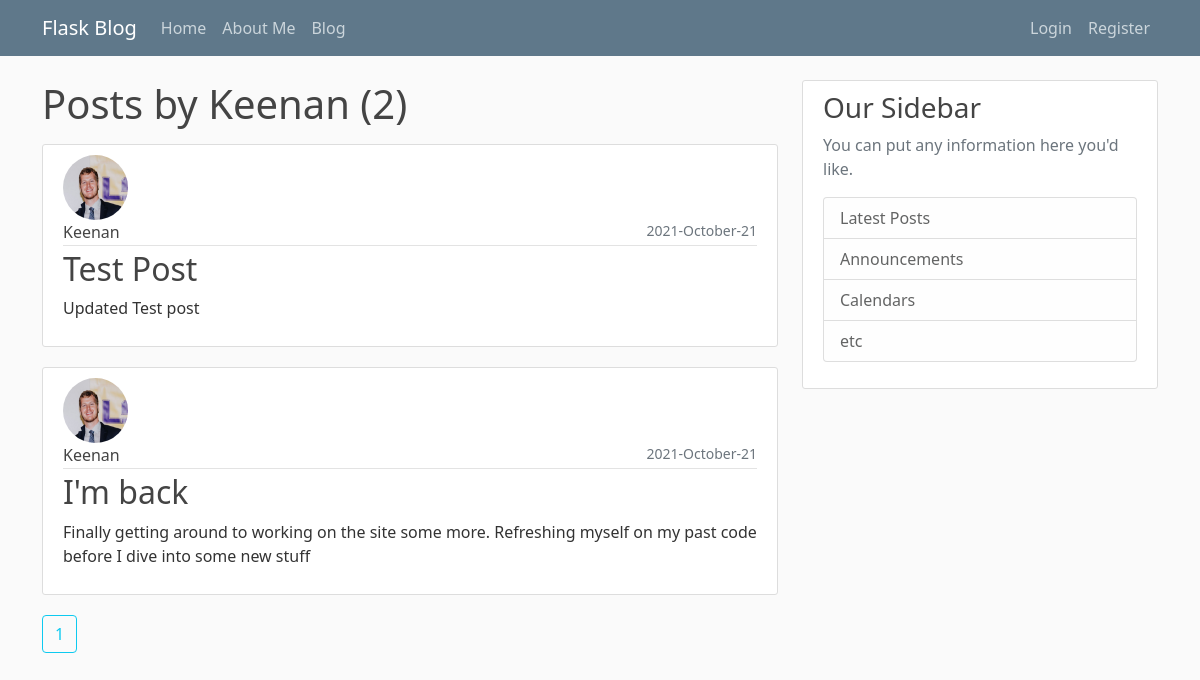
/user/Keenan, run on the app's committed database.
### flaskblog/models.py (models this page shows, shortened)
class User(db.Model, UserMixin):
    id = db.Column(db.Integer, primary_key=True)
    username = db.Column(db.String(20), unique=True, nullable=False)
    email = db.Column(db.String(120), unique=True, nullable=False)
    image_file = db.Column(db.String(20), nullable=False, default='default.jpg')
    password = db.Column(db.String(60), nullable=False)
    posts = db.relationship('Post', backref='author', lazy=True)

class Post(db.Model):
    id = db.Column(db.Integer, primary_key=True)
    title = db.Column(db.String(100), nullable=False)
    date_posted = db.Column(db.DateTime, nullable=False, default=datetime.utcnow)
    content = db.Column(db.Text, nullable=False)
    user_id = db.Column(db.Integer, db.ForeignKey('user.id'), nullable=False)

### flaskblog/routes.py (the view)
@app.route("/user/<string:username>")
def user_posts(username):
    page = request.args.get('page', 1, type=int)
    user = User.query.filter_by(username=username).first_or_404()
    posts = Post.query.filter_by(author=user)\
        .order_by(Post.date_posted.desc())\
        .paginate(page=page, per_page=5)
    return render_template('user_posts.html', posts=posts, user=user)

### flaskblog/templates/user_posts.html (shortened to what this page needs)
{% extends 'index.html' %}
{% block content %}
  <h1 class="mb-3"> Posts by {{ user.username }} ({{ posts.total }})</h1>
    {% for post in posts.items %}
        <article class="media content-section">
            <img class="rounded-circle article-img" src="{{ url_for('static', filename='profile_pic/' + post.author.image_file)}}">
            <div class="media-body">
              <div class="article-metadata">
                <a class="article-title mr-2" href="{{ url_for('user_posts', username=post.author.username) }}">{{ post.author.username }}</a>
                <small class="text-muted float-end">{{ post.date_posted.strftime('%Y-%B-%d') }}</small>
              </div>
              <h2><a class="article-title" href="{{ url_for('post', post_id=post.id) }}">{{ post.title }}</a></h2>
              <p class="article-content">{{ post.content }}</p>
            </div>
        </article>
    {% endfor %}
    {% for page_num in posts.iter_pages(left_edge=1, right_edge=1, left_current=1, right_current=2) %}
      {% if page_num %}
        {% if posts.page == page_num %}
          <a class="btn btn-outline-info mb-4" href="{{ url_for('user_posts', username=user.username, page=page_num) }}"> {{ page_num }} </a>
        {% else %}
          <a class="btn btn-info mb-4" href="{{ url_for('user_posts', username=user.username, page=page_num) }}"> {{ page_num }} </a>
        {% endif %}
      {% endif %}
    {% endfor %}
{% endblock content%}

### flaskblog/templates/index.html (shortened to what this page needs)
<!doctype html>
<html>
<head>
              <link href="https://cdn.jsdelivr.net/npm/bootstrap@5.0.0-beta1/dist/css/bootstrap.min.css" rel="stylesheet">
              <link rel="stylesheet" type="text/css" href="{{ url_for('static', filename='main.css') }}">
  </head>
  <body>
    <header class="site-header">
    <nav class="navbar navbar-expand-md navbar-dark bg-steel fixed-top">
      <div class="container">
        <a class="navbar-brand mr-4" href="/">Flask Blog</a>
        <div class="collapse navbar-collapse" id="navbarToggle">
          <div class="navbar-nav me-auto">
            <a class="nav-item nav-link" href="{{ url_for('home') }}">Home</a>
            <a class="nav-item nav-link" href="{{ url_for('about') }}">About Me</a>
            <a class="nav-item nav-link" href="{{ url_for('blog') }}">Blog</a>
          </div>
          <div class="navbar-nav">
            {% if current_user.is_authenticated %}
              <a class="nav-item nav-link" href="{{ url_for('account') }}">Account</a>
              <a class="nav-item nav-link" href="{{ url_for('logout') }}">Logout</a>
            {% else %}
              <a class="nav-item nav-link" href="{{ url_for('login') }}">Login</a>
              <a class="nav-item nav-link" href="{{ url_for('register') }}">Register</a>
            {% endif %}
          </div>
        </div>
      </div>
    </nav>
  </header>
  <main role="main" class="container">
  <div class="row">
    <div class="col-md-8">
      {% block content %}{% endblock %}
    </div>
    <div class="col-md-4">
      <div class="content-section">
        <h3>Our Sidebar</h3>
        <p class='text-muted'>You can put any information here you'd like.
          <ul class="list-group">
            <li class="list-group-item list-group-item-light">Latest Posts</li>
            <li class="list-group-item list-group-item-light">Announcements</li>
            <li class="list-group-item list-group-item-light">Calendars</li>
            <li class="list-group-item list-group-item-light">etc</li>
          </ul>
        </p>
      </div>
    </div>
  </div>
</main>
  </body>
  </html>

### flaskblog/static/main.css (style rules this page uses)
body { background: #fafafa; color: #333333; margin-top: 5rem; }
h1, h2, h3, h4, h5, h6 { color: #444444; }
.bg-steel { background-color: #5f788a; }
.site-header .navbar-nav .nav-link { color: #cbd5db; }
.content-section { background: #ffffff; padding: 10px 20px; border: 1px solid #dddddd; border-radius: 3px; margin-bottom: 20px; }
.article-title { color: #444444; }
a.article-title { text-decoration: none; }
.article-content { white-space: pre-line; }
.article-img { height: 65px; width: 65px; margin-right: 16px; }
.article-metadata { padding-bottom: 1px; margin-bottom: 4px; border-bottom: 1px solid #e3e3e3 }

### data on the page
User: username "Keenan"
Post: image_file (picture), author.username "Keenan", date_posted "2021-October-21", title "Test Post", content "Updated Test post"
Post: image_file (picture), author.username "Keenan", date_posted "2021-October-21", title "I'm back", content "Finally getting around to working on the site some more. Refreshing myself on my past code before I dive into some new stuff"

### other printed values
{{ posts.total }} "2"
{{ page_num }} "1"
